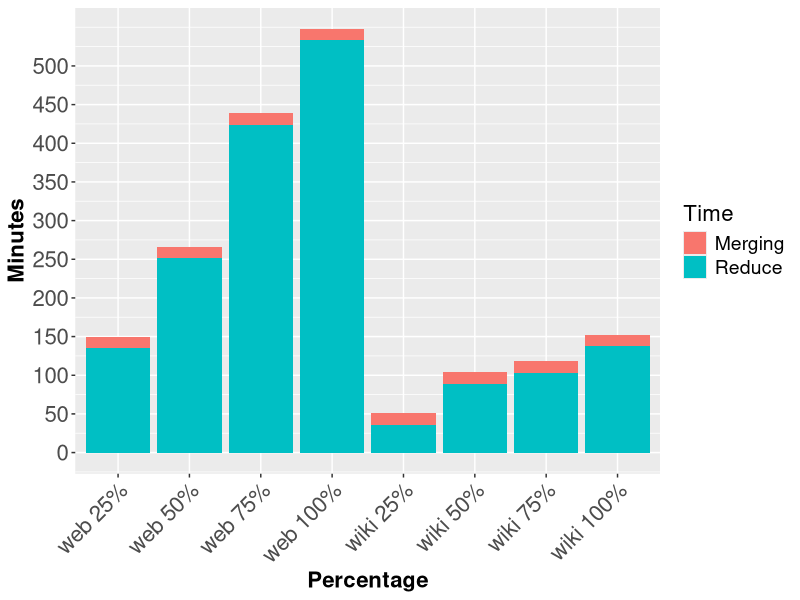

Generate this figure with R:
library(tidyverse)

data <- read.csv("data_to_runtime.csv")
t <- data %>% gather(Time, Minutes, Reduce:Merging) %>% ggplot(aes(x = Percentage, y = Minutes, fill = Time)) + geom_bar(stat = "identity") + scale_x_discrete(limits=c("web 25%", "web 50%", "web 75%", "web 100%", "wiki 25%", "wiki 50%", "wiki 75%", "wiki 100%")) +  theme(axis.text=element_text(size=16), axis.title=element_text(size=16, face="bold"), plot.title=element_text(size=18, face="bold", hjust=0.5), legend.text=element_text(size=14), legend.title=element_text(size=16), axis.text.x = element_text(angle = 45, hjust = 1)) + scale_y_continuous(breaks=seq(0,500,50))

ggsave("data_time_scaling.pdf", t)
